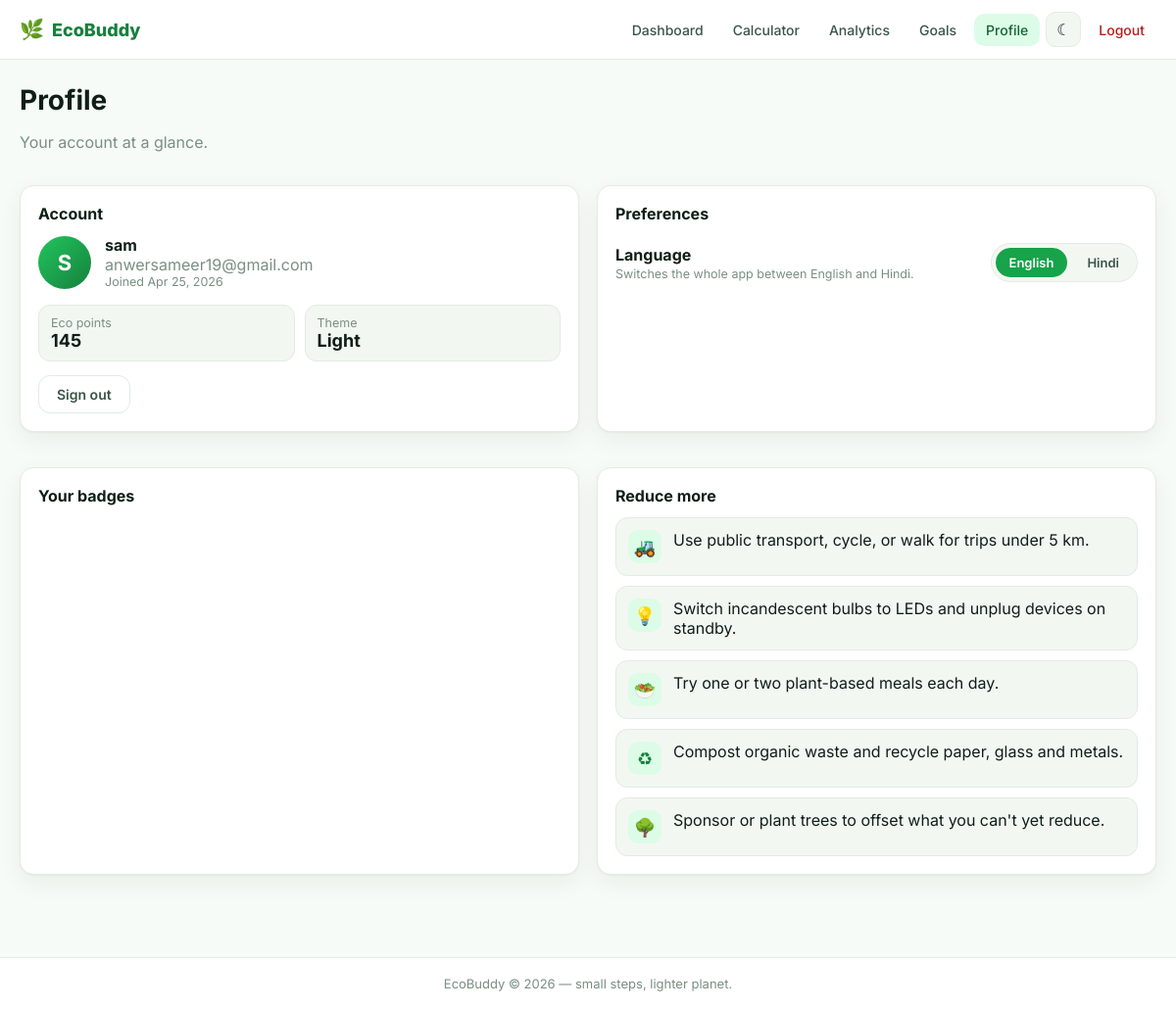
Screenshot of /profile (signed in) with the database file from the repository.
### main.py (models this page shows)
class User(db.Model):
    __tablename__ = "users"
    id = db.Column(db.Integer, primary_key=True)
    name = db.Column(db.String(120), nullable=False)
    email = db.Column(db.String(160), unique=True, nullable=False, index=True)
    password = db.Column(db.String(200), nullable=False)
    points = db.Column(db.Integer, default=0)
    dark_mode = db.Column(db.Boolean, default=False)
    language = db.Column(db.String(5), default="en")
    created_at = db.Column(db.DateTime, default=datetime.utcnow)

### main.py (the view)
@app.route("/profile")
@login_required_html
def profile_page():
    return render_template("profile.html")

### main.py (called while the page is built)
def current_user():
    uid = session.get("user_id")
    if not uid:
        return None
    return db.session.get(User, uid)

def login_required_html(view):
    from functools import wraps
    @wraps(view)
    def wrapper(*args, **kwargs):
        if not current_user():
            return redirect(url_for("login_view"))
        return view(*args, **kwargs)
    return wrapper

def current_lang() -> str:
    user = current_user()
    if user and user.language in ("en", "hi"):
        return user.language
    sess_lang = session.get("lang")
    if sess_lang in ("en", "hi"):
        return sess_lang
    return "en"

@app.context_processor
def inject_user():
    user = current_user()
    lang = current_lang()
    return {
        "current_user": user,
        "dark_mode": user.dark_mode if user else False,
        "current_year": datetime.utcnow().year,
        "lang": lang,
        "t": lambda key: _t(key, lang),
        "js_i18n": js_strings(lang),
    }

### translations.py (called while the page is built)
def t(key: str, lang: str = "en") -> str:
    entry = STRINGS.get(key)
    if not entry:
        return key
    return entry.get(lang) or entry.get("en") or key

def js_strings(lang: str) -> dict:
    out = {}
    for k in JS_KEYS:
        out[k] = t(k, lang)
    return out

### templates/profile.html (shortened to what this page needs)
{% extends "base.html" %}
{% block content %}
<section class="page-head">
  <div>
    <h1>{{ t('prof.title') }}</h1>
    <p class="muted">{{ t('prof.subtitle') }}</p>
  </div>
</section>
<section class="grid-2">
  <div class="panel">
    <div class="panel-head"><h3>{{ t('prof.account') }}</h3></div>
    <div class="profile-block">
      <div class="avatar">{{ current_user.name[:1].upper() }}</div>
      <div class="profile-info">
        <strong>{{ current_user.name }}</strong>
        <span class="muted">{{ current_user.email }}</span>
        <span class="muted small">{{ t('prof.joined') }} {{ current_user.created_at.strftime("%b %d, %Y") }}</span>
      </div>
    </div>
    <div class="profile-stats">
      <div><span class="muted small">{{ t('prof.eco_points') }}</span><strong>{{ current_user.points or 0 }}</strong></div>
      <div><span class="muted small">{{ t('prof.theme') }}</span><strong>{{ t('prof.dark') if dark_mode else t('prof.light') }}</strong></div>
    </div>
    <a class="btn btn-ghost" href="{{ url_for('logout') }}">{{ t('common.signout') }}</a>
  </div>
  <div class="panel">
    <div class="panel-head"><h3>{{ t('prof.preferences') }}</h3></div>
    <div class="pref-row">
      <div>
        <strong>{{ t('prof.language') }}</strong>
        <p class="muted small">{{ t('prof.lang_help') }}</p>
      </div>
      <div class="lang-toggle" role="radiogroup" aria-label="Language">
        <label class="lang-pill">
          <span>{{ t('prof.lang_en') }}</span>
        </label>
        <label class="lang-pill">
          <span>{{ t('prof.lang_hi') }}</span>
        </label>
      </div>
    </div>
  </div>
</section>
<section class="grid-2">
  <div class="panel">
    <div class="panel-head"><h3>{{ t('prof.your_badges') }}</h3></div>
  </div>
  <div class="panel">
    <div class="panel-head"><h3>{{ t('prof.reduce_more') }}</h3></div>
    <ul class="tip-list">
      <li><span class="tip-icon">&#x1F69C;</span><span>{{ t('prof.tip1') }}</span></li>
      <li><span class="tip-icon">&#x1F4A1;</span><span>{{ t('prof.tip2') }}</span></li>
      <li><span class="tip-icon">&#x1F957;</span><span>{{ t('prof.tip3') }}</span></li>
      <li><span class="tip-icon">&#x267B;</span><span>{{ t('prof.tip4') }}</span></li>
      <li><span class="tip-icon">&#x1F333;</span><span>{{ t('prof.tip5') }}</span></li>
    </ul>
  </div>
</section>
{% endblock %}

### templates/base.html (shortened to what this page needs)
<!DOCTYPE html PUBLIC "-//W3C//DTD XHTML 1.0 Strict//EN"
  "http://www.w3.org/TR/xhtml1/DTD/xhtml1-strict.dtd">
<html xmlns="http://www.w3.org/1999/xhtml" xml:lang="{{ lang }}" lang="{{ lang }}" data-theme="{{ 'dark' if dark_mode else 'light' }}">
<head>
  <link rel="stylesheet" type="text/css" href="{{ url_for('static', filename='css/styles.css') }}" />
</head>
<body>
  {% if current_user %}
  <nav class="topnav">
    <a class="brand" href="{{ url_for('dashboard') }}">
      <span class="brand-leaf">&#x1F33F;</span> EcoBuddy
    </a>
    <div class="nav-links" id="navLinks">
      <a href="{{ url_for('dashboard') }}" class="nav-link {% if request.endpoint == 'dashboard' %}active{% endif %}">{{ t('nav.dashboard') }}</a>
      <a href="{{ url_for('calculator_page') }}" class="nav-link {% if request.endpoint == 'calculator_page' %}active{% endif %}">{{ t('nav.calculator') }}</a>
      <a href="{{ url_for('analytics_page') }}" class="nav-link {% if request.endpoint == 'analytics_page' %}active{% endif %}">{{ t('nav.analytics') }}</a>
      <a href="{{ url_for('goals_page') }}" class="nav-link {% if request.endpoint == 'goals_page' %}active{% endif %}">{{ t('nav.goals') }}</a>
      <a href="{{ url_for('profile_page') }}" class="nav-link {% if request.endpoint == 'profile_page' %}active{% endif %}">{{ t('nav.profile') }}</a>
      <button type="button" id="darkToggle" class="theme-btn" aria-label="Toggle dark mode" title="Toggle theme">
        <span class="theme-icon">{{ '\u263E' if not dark_mode else '\u2600' }}</span>
      </button>
      <a href="{{ url_for('logout') }}" class="nav-link logout">{{ t('nav.logout') }}</a>
    </div>
  </nav>
  {% endif %}
  <main class="page">
    {% block content %}{% endblock %}
  </main>
  <footer class="foot">
    <span>EcoBuddy &#169; {{ current_year }} &#8212; {{ t('footer.tag') }}</span>
  </footer>
</body>
</html>

### rows the page displays
User: name "S", name "sam", email "anwersameer19@gmail.com", created_at "Apr 25, 2026", points "145"

### other values shown
{{ t('nav.dashboard') }} "Dashboard"
{{ t('nav.calculator') }} "Calculator"
{{ t('nav.analytics') }} "Analytics"
{{ t('nav.goals') }} "Goals"
{{ t('nav.profile') }} "Profile"
{{ '\u263E' if not dark_mode else '\u2600' }} "☾"
{{ t('nav.logout') }} "Logout"
{{ t('prof.title') }} "Profile"
{{ t('prof.subtitle') }} "Your account at a glance."
{{ t('prof.account') }} "Account"
{{ t('prof.joined') }} "Joined"
{{ t('prof.eco_points') }} "Eco points"
{{ t('prof.theme') }} "Theme"
{{ t('prof.dark') if dark_mode else t('prof.light') }} "Light"
{{ t('common.signout') }} "Sign out"
